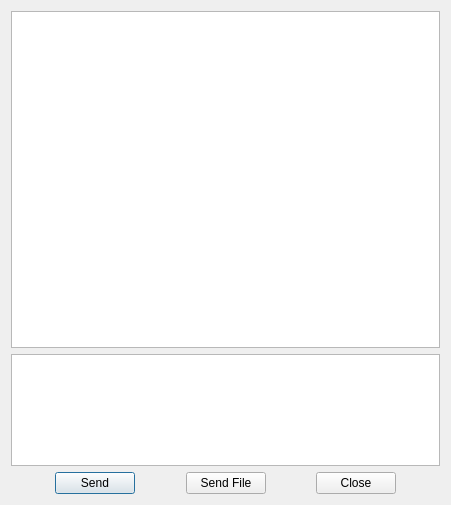
<?xml version="1.0" encoding="UTF-8"?>
<ui version="4.0">
 <class>p2pDialog</class>
 <widget class="QDialog" name="p2pDialog">
  <property name="geometry">
   <rect>
    <x>0</x>
    <y>0</y>
    <width>451</width>
    <height>505</height>
   </rect>
  </property>
  <property name="windowTitle">
   <string>Dialog</string>
  </property>
  <layout class="QVBoxLayout" name="verticalLayout_2">
   <item>
    <layout class="QVBoxLayout" name="verticalLayout" stretch="6,2">
     <item>
      <widget class="QTextBrowser" name="m_textBrowser"/>
     </item>
     <item>
      <widget class="QTextEdit" name="m_textEdit"/>
     </item>
    </layout>
   </item>
   <item>
    <layout class="QHBoxLayout" name="horizontalLayout">
     <item>
      <spacer name="horizontalSpacer">
       <property name="orientation">
        <enum>Qt::Horizontal</enum>
       </property>
       <property name="sizeHint" stdset="0">
        <size>
         <width>40</width>
         <height>20</height>
        </size>
       </property>
      </spacer>
     </item>
     <item>
      <widget class="QPushButton" name="m_sendButton">
       <property name="text">
        <string>Send</string>
       </property>
      </widget>
     </item>
     <item>
      <spacer name="horizontalSpacer_2">
       <property name="orientation">
        <enum>Qt::Horizontal</enum>
       </property>
       <property name="sizeHint" stdset="0">
        <size>
         <width>40</width>
         <height>20</height>
        </size>
       </property>
      </spacer>
     </item>
     <item>
      <widget class="QPushButton" name="m_sendFileButton">
       <property name="text">
        <string>Send File</string>
       </property>
      </widget>
     </item>
     <item>
      <spacer name="horizontalSpacer_3">
       <property name="orientation">
        <enum>Qt::Horizontal</enum>
       </property>
       <property name="sizeHint" stdset="0">
        <size>
         <width>40</width>
         <height>20</height>
        </size>
       </property>
      </spacer>
     </item>
     <item>
      <widget class="QPushButton" name="m_closeButton">
       <property name="text">
        <string>Close</string>
       </property>
      </widget>
     </item>
     <item>
      <spacer name="horizontalSpacer_4">
       <property name="orientation">
        <enum>Qt::Horizontal</enum>
       </property>
       <property name="sizeHint" stdset="0">
        <size>
         <width>40</width>
         <height>20</height>
        </size>
       </property>
      </spacer>
     </item>
    </layout>
   </item>
  </layout>
 </widget>
 <resources/>
 <connections/>
</ui>
